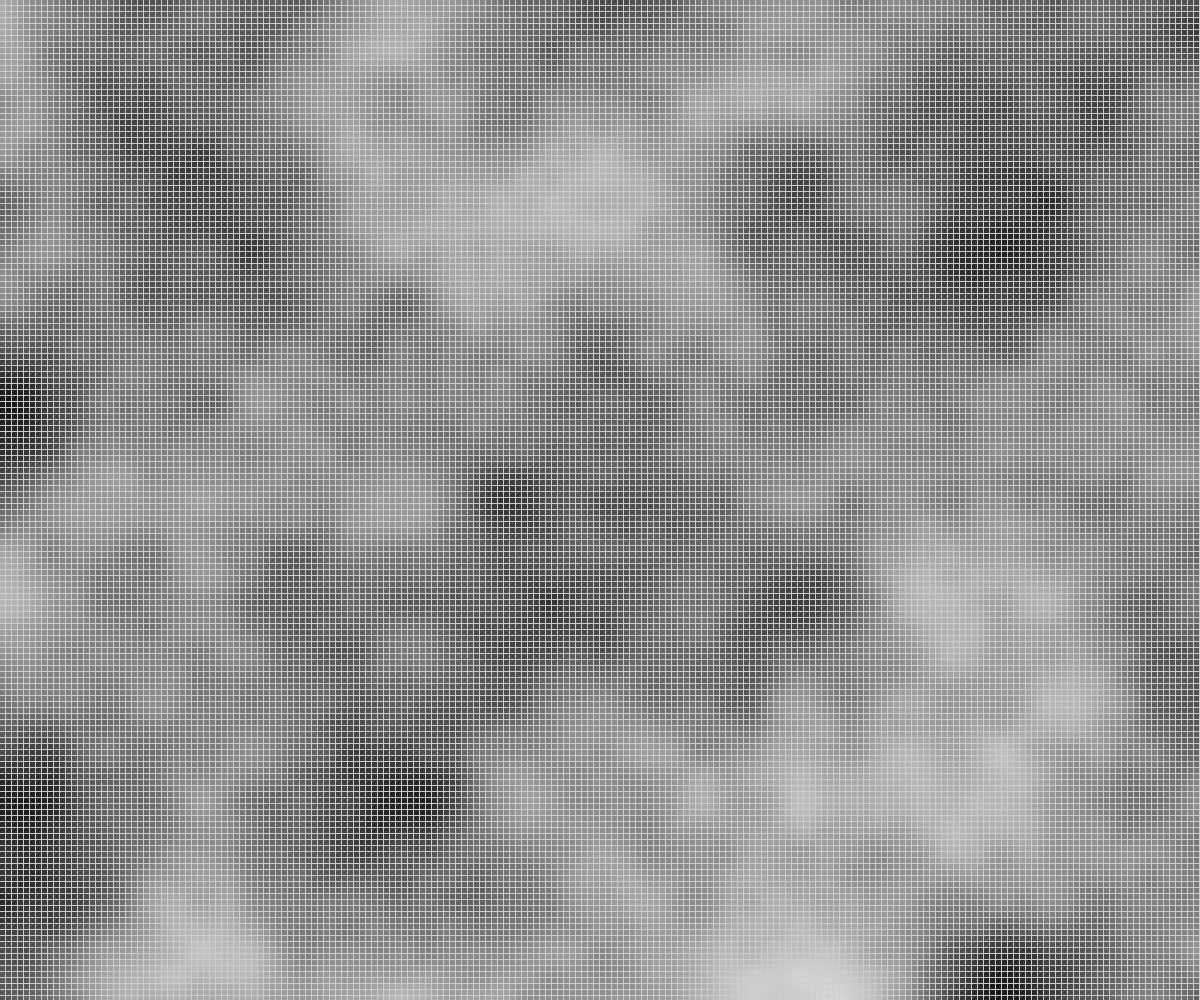
Frame 1 (no input)
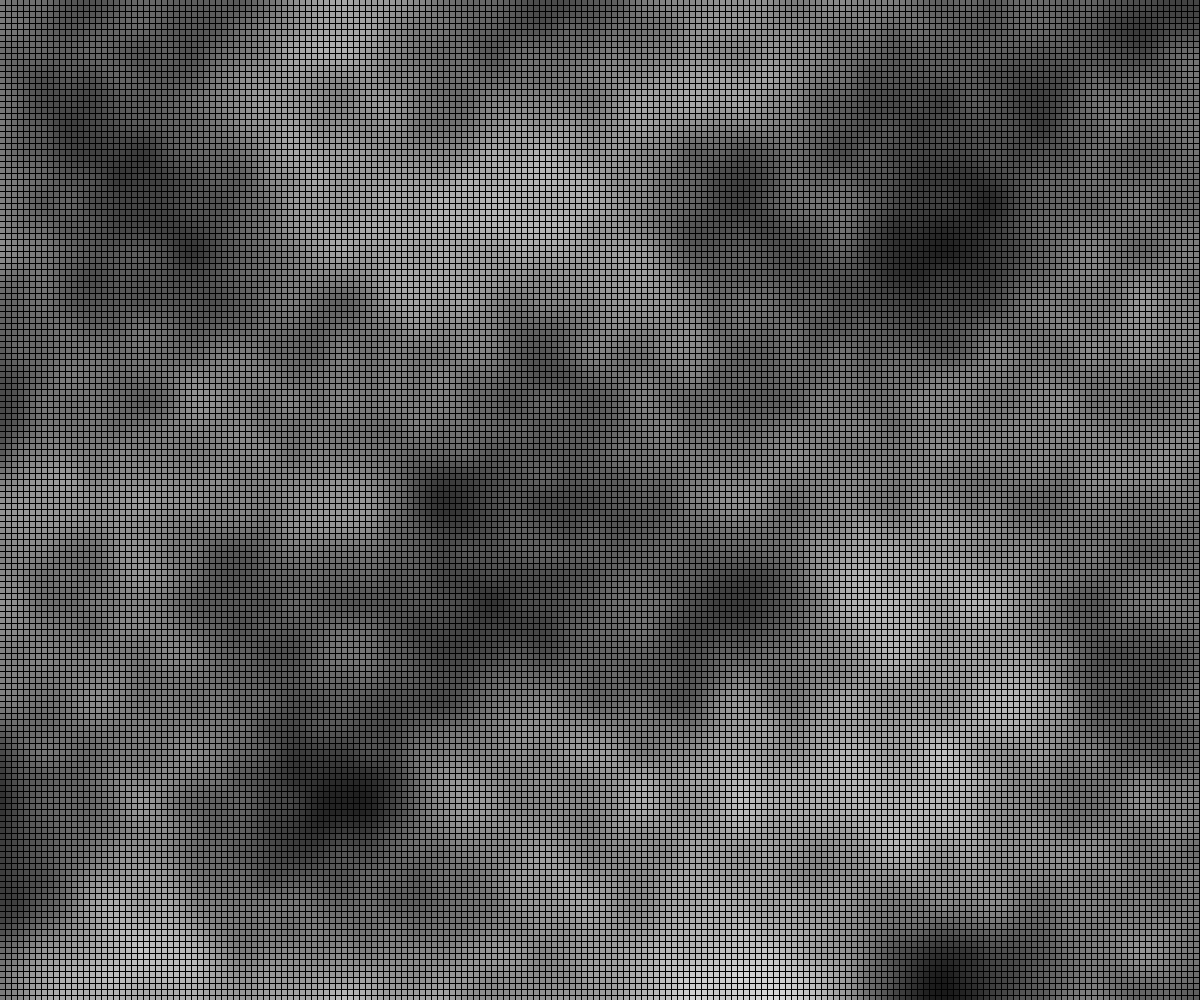
Frame 60 (no input)
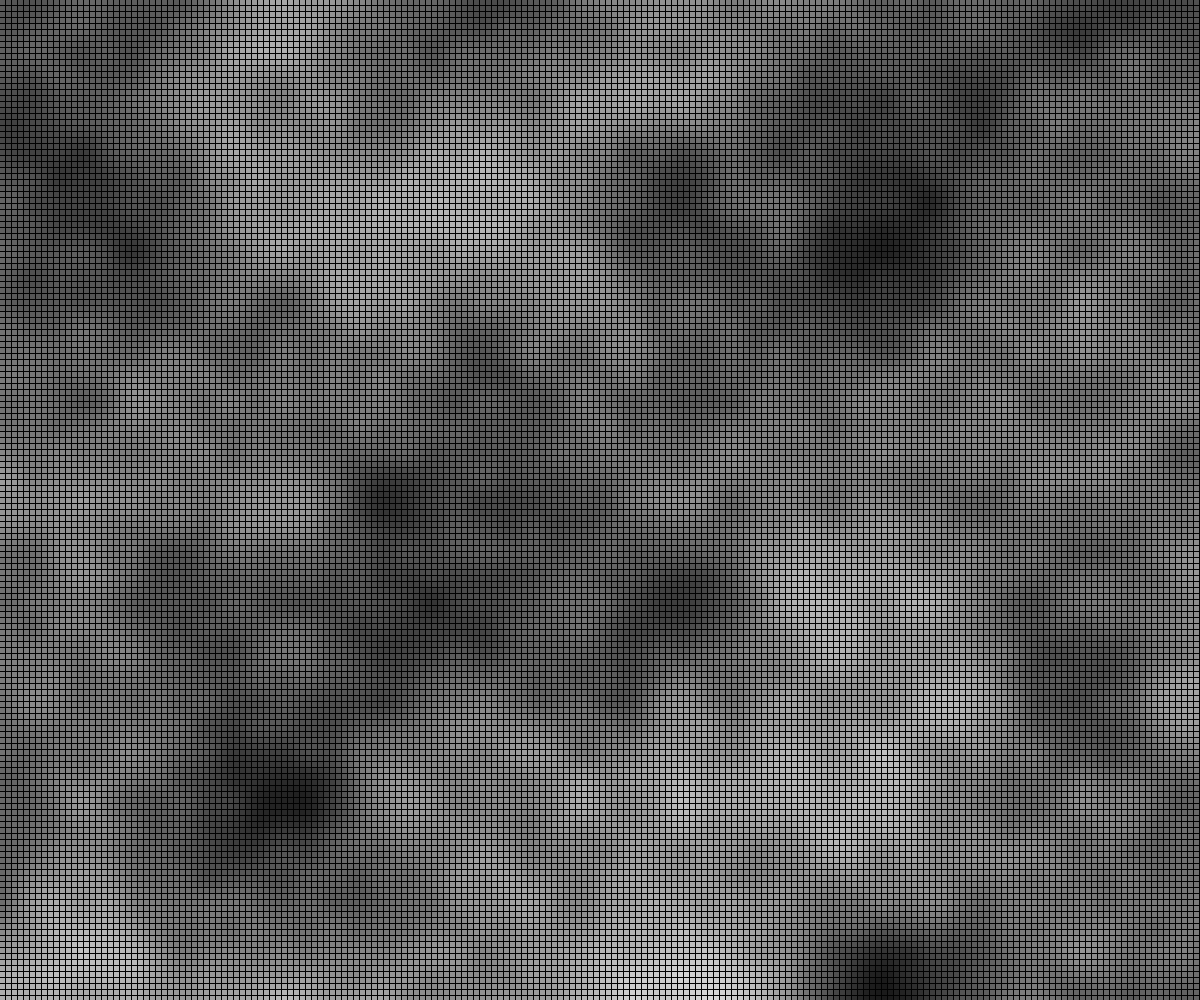
Frame 120 (the mouse pressed at the canvas centre since frame 60)

The p5.js sketch that drew these frames (run headless with seeded random() and noise() and a simulated clock; from frame 60 on, the mouse is pressed at the canvas centre):

// p5.js sketch
// ── sketch.js
function setup() {
  createCanvas(innerWidth, innerHeight);
}

function draw() {
  background(0,0,0,50);
  //let noiseValue = noise(0.1*frameCount+1000); // +1000 to offset noise it will let you see the number from that position
  //let noiseMapped = map(noiseValue, 0, 1, 10, 200);
  //ellipse(mouseX, mouseY, noiseMapped);

  // perlin noise in 2D

  for(let i=0; i<width; i+=6){
    for(let j=0; j<height; j+=6){
      
      let outputNoise = noise(0.005*(i+frameCount), 0.005*j);
      //print(outputNoise);
      fill(outputNoise*255);
      noStroke();
      rect(i, j, 5, 5);
    }
  }

}
